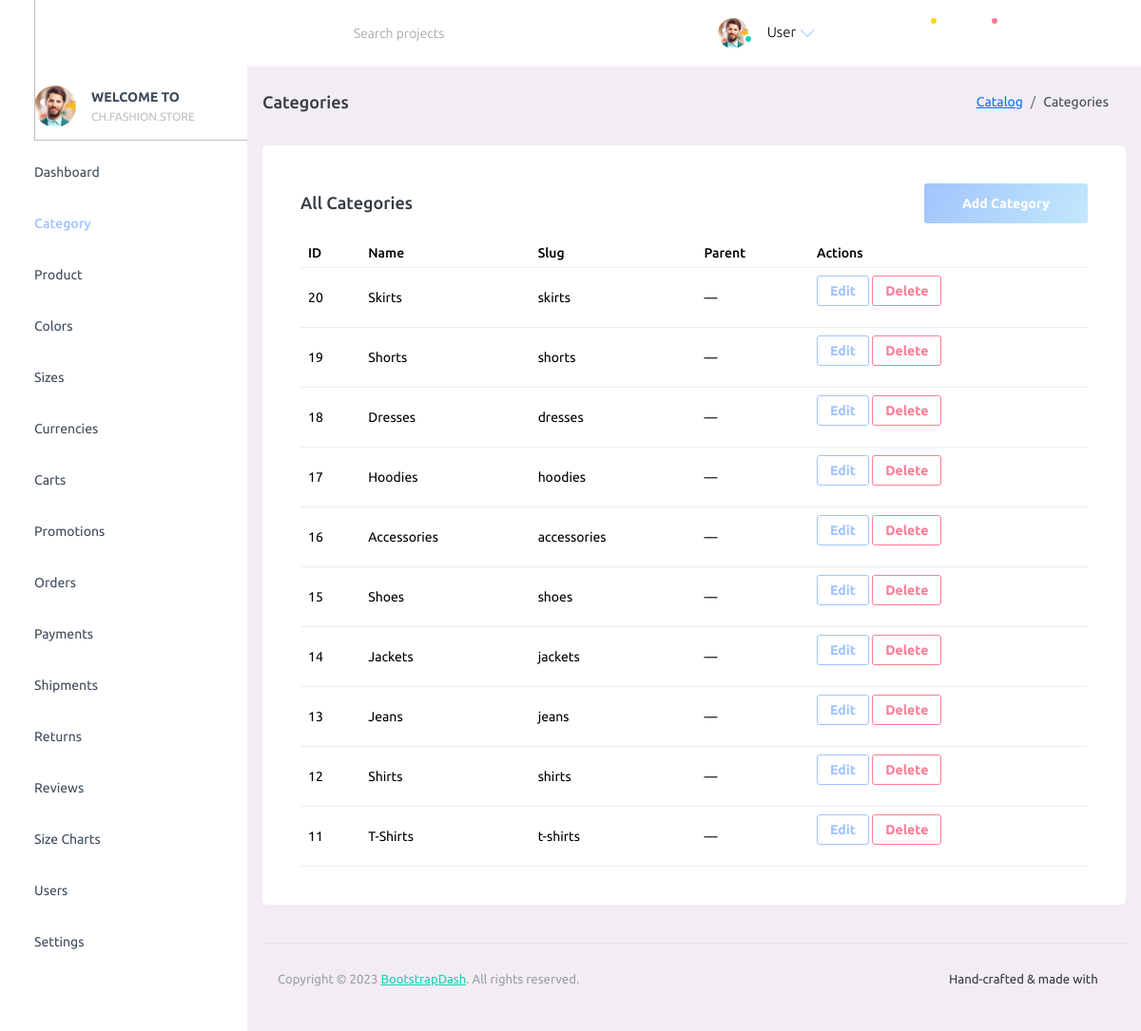
The app's page /admin/?p=category, older data.
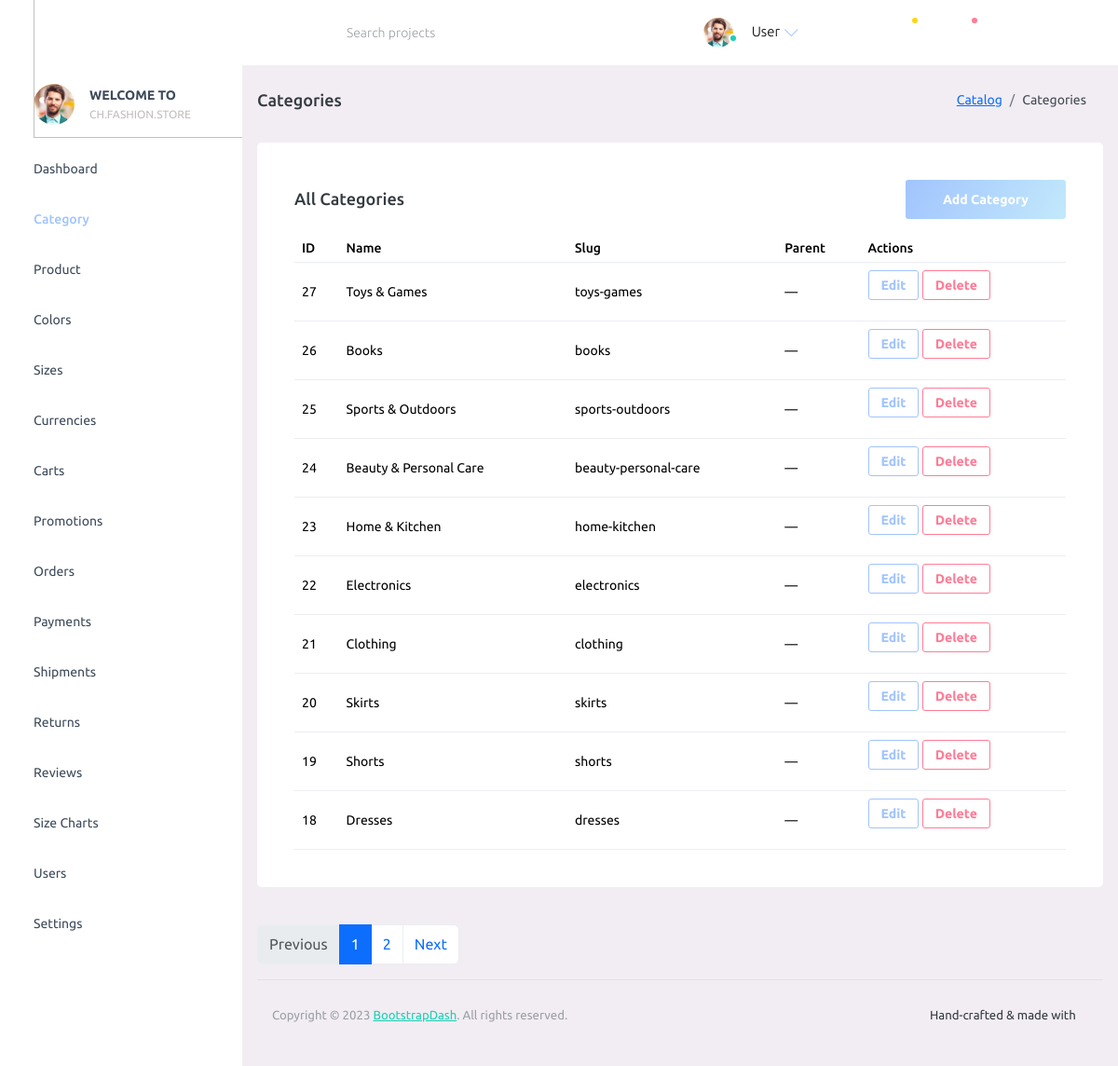
The same page, newer data.
### tables this page shows
CREATE TABLE IF NOT EXISTS `categories` (
  `id` bigint(20) UNSIGNED NOT NULL AUTO_INCREMENT,
  `name` varchar(150) NOT NULL,
  `slug` varchar(180) NOT NULL,
  `parent_id` bigint(20) UNSIGNED DEFAULT NULL,
  PRIMARY KEY (`id`),
  UNIQUE KEY `slug` (`slug`),
  KEY `fk_categories_parent` (`parent_id`)
);

### admin/config/database.php (called while the page is built)
<?php
function db(): PDO
{
      static $pdo = null;
      if ($pdo instanceof PDO) {
            return $pdo;
      }
      $dsn = getenv('FS_DB_DSN') ?: 'mysql:host=127.0.0.1;port=3306;dbname=fashionstore;charset=utf8mb4';
      $user = getenv('FS_DB_USER') ?: 'root';
      $pass = getenv('FS_DB_PASS') ?: '';
      $options = [
            PDO::ATTR_ERRMODE => PDO::ERRMODE_EXCEPTION,
            PDO::ATTR_DEFAULT_FETCH_MODE => PDO::FETCH_ASSOC,
            PDO::ATTR_EMULATE_PREPARES => false,
      ];
      $pdo = new PDO($dsn, $user, $pass, $options);
      try {
            $pdo->exec("SET SESSION sql_mode='STRICT_TRANS_TABLES,ERROR_FOR_DIVISION_BY_ZERO,NO_ENGINE_SUBSTITUTION'");
      } catch (Throwable $e) {
      }
      return $pdo;
}

### admin/config/function.php (called while the page is built, shortened)
<?php
require_once __DIR__ . '/database.php';
function db_all(string $sql, array $params = []): array
{
      $stmt = db()->prepare($sql);
      $stmt->execute($params);
      return $stmt->fetchAll();
}
function db_one(string $sql, array $params = []): ?array
{
      $stmt = db()->prepare($sql);
      $stmt->execute($params);
      $row = $stmt->fetch();
      return $row === false ? null : $row;
}

### admin/pages/category.php (the view, shortened to what the changed rows need)
<?php
require_once __DIR__ . '/../config/function.php';
$page = max(1, (int)($_GET['page'] ?? 1));
$perPage = 10;
$offset = ($page - 1) * $perPage;
$totalRow = db_one('SELECT COUNT(*) AS c FROM categories');
$total = (int)($totalRow['c'] ?? 0);
$totalPages = max(1, (int)ceil($total / $perPage));
$cats = db_all('SELECT id, name, slug, parent_id FROM categories ORDER BY id DESC LIMIT ? OFFSET ?', [$perPage, $offset]);
?>
<div class="row">
      <div class="col-lg-12 grid-margin stretch-card">
            <div class="card">
                  <div class="card-body">
                        <div class="table-responsive">
                              <table class="table" id="categories-table">
                                    <thead>
                                          <tr>
                                                <th>ID</th>
                                                <th>Name</th>
                                                <th>Slug</th>
                                                <th>Parent</th>
                                                <th>Actions</th>
                                          </tr>
                                    </thead>
                                    <tbody>
                                          <?php foreach ($cats as $c): ?>
                                                <tr>
                                                      <td><?php echo (int)$c['id']; ?></td>
                                                      <td><?php echo htmlspecialchars($c['name'], ENT_QUOTES); ?></td>
                                                      <td><?php echo htmlspecialchars($c['slug'], ENT_QUOTES); ?></td>
                                                      <td>
                                                            <?php
                                                            $parentName = '—';
                                                            echo $parentName;
                                                            ?>
                                                      </td>
                                                      <td>
                                                            <button type="button" class="btn btn-sm btn-outline-primary" data-bs-toggle="modal" data-bs-target="#editCategoryModal-<?php echo (int)$c['id']; ?>">Edit</button>
                                                            <form method="post" style="display:inline-block" onsubmit="return confirm('Delete this category?');">
                                                                  <button type="submit" class="btn btn-sm btn-outline-danger">Delete</button>
                                                            </form>
                                                      </td>
                                                </tr>
                                          <?php endforeach; ?>
                                    </tbody>
                              </table>
                        </div>
                  </div>
            </div>
      </div>
</div>
<?php if ($totalPages > 1): ?>
      <nav aria-label="Categories pagination">
            <ul class="pagination">
                  <li class="page-item <?php echo $page <= 1 ? 'disabled' : ''; ?>">
                        <a class="page-link" href="/admin/?p=category&page=<?php echo max(1, $page - 1); ?>">Previous</a>
                  </li>
                  <?php for ($i = 1; $i <= $totalPages; $i++): ?>
                        <li class="page-item <?php echo $i === $page ? 'active' : ''; ?>">
                              <a class="page-link" href="/admin/?p=category&page=<?php echo $i; ?>"><?php echo $i; ?></a>
                        </li>
                  <?php endfor; ?>
                  <li class="page-item <?php echo $page >= $totalPages ? 'disabled' : ''; ?>">
                        <a class="page-link" href="/admin/?p=category&page=<?php echo min($totalPages, $page + 1); ?>">Next</a>
                  </li>
            </ul>
      </nav>
<?php endif; ?>

### admin/partials/_navbar.php (shortened to what the changed rows need)
<nav class="navbar default-layout-navbar col-lg-12 col-12 p-0 fixed-top d-flex flex-row">
  <div class="text-center navbar-brand-wrapper d-flex align-items-center justify-content-start">
    <a class="navbar-brand brand-logo" href="/admin/"><img src="assets/images/logo.png" alt="logo" /></a>
  </div>
  <div class="navbar-menu-wrapper d-flex align-items-stretch">
    <button class="navbar-toggler navbar-toggler align-self-center" type="button" data-toggle="minimize">
      <span class="mdi mdi-menu"></span>
    </button>
    <div class="search-field d-none d-md-block">
      <form class="d-flex align-items-center h-100" action="#">
        <div class="input-group">
          <div class="input-group-prepend bg-transparent">
            <i class="input-group-text border-0 mdi mdi-magnify"></i>
          </div>
          <input type="text" class="form-control bg-transparent border-0" placeholder="Search projects">
        </div>
      </form>
    </div>
    <ul class="navbar-nav navbar-nav-right">
      <li class="nav-item nav-profile dropdown">
        <a class="nav-link dropdown-toggle" id="profileDropdown" href="#" data-bs-toggle="dropdown" aria-expanded="false">
          <div class="nav-profile-img">
            <img src="assets/images/faces/face1.jpg" alt="image">
            <span class="availability-status online"></span>
          </div>
          <div class="nav-profile-text">
            <p class="mb-1 text-black"><?php
                                        $displayName = 'User';
                                        echo htmlspecialchars($displayName, ENT_QUOTES);
                                        ?></p>
          </div>
        </a>
      </li>
      <li class="nav-item d-none d-lg-block full-screen-link">
        <a class="nav-link">
          <i class="mdi mdi-fullscreen" id="fullscreen-button"></i>
        </a>
      </li>
      <li class="nav-item dropdown">
        <a class="nav-link count-indicator dropdown-toggle" id="messageDropdown" href="#" data-bs-toggle="dropdown" aria-expanded="false">
          <i class="mdi mdi-email-outline"></i>
          <span class="count-symbol bg-warning"></span>
        </a>
      </li>
      <li class="nav-item dropdown">
        <a class="nav-link count-indicator dropdown-toggle" id="notificationDropdown" href="#" data-bs-toggle="dropdown">
          <i class="mdi mdi-bell-outline"></i>
          <span class="count-symbol bg-danger"></span>
        </a>
      </li>
      <li class="nav-item nav-logout d-none d-lg-block">
        <a class="nav-link" href="#">
          <i class="mdi mdi-power"></i>
        </a>
      </li>
      <li class="nav-item nav-settings d-none d-lg-block">
        <a class="nav-link" href="#">
          <i class="mdi mdi-format-line-spacing"></i>
        </a>
      </li>
    </ul>
  </div>
</nav>

Row changes from the older to the newer data that the page shows:
no longer on this page (row unchanged): categories: id "17", name "Hoodies", slug "hoodies", parentName "—"
no longer on this page (row unchanged): categories: id "16", name "Accessories", slug "accessories", parentName "—"
no longer on this page (row unchanged): categories: id "15", name "Shoes", slug "shoes", parentName "—"
no longer on this page (row unchanged): categories: id "14", name "Jackets", slug "jackets", parentName "—"
no longer on this page (row unchanged): categories: id "13", name "Jeans", slug "jeans", parentName "—"
no longer on this page (row unchanged): categories: id "12", name "Shirts", slug "shirts", parentName "—"
no longer on this page (row unchanged): categories: id "11", name "T-Shirts", slug "t-shirts", parentName "—"
added categories: id "27", name "Toys & Games", slug "toys-games", parentName "—"
added categories: id "26", name "Books", slug "books", parentName "—"
added categories: id "25", name "Sports & Outdoors", slug "sports-outdoors", parentName "—"
added categories: id "24", name "Beauty & Personal Care", slug "beauty-personal-care", parentName "—"
added categories: id "23", name "Home & Kitchen", slug "home-kitchen", parentName "—"
added categories: id "22", name "Electronics", slug "electronics", parentName "—"
added categories: id "21", name "Clothing", slug "clothing", parentName "—"
Text that changed along with them:
text now shown: "Previous Next"
new list line: "1"
new list line: "2"
